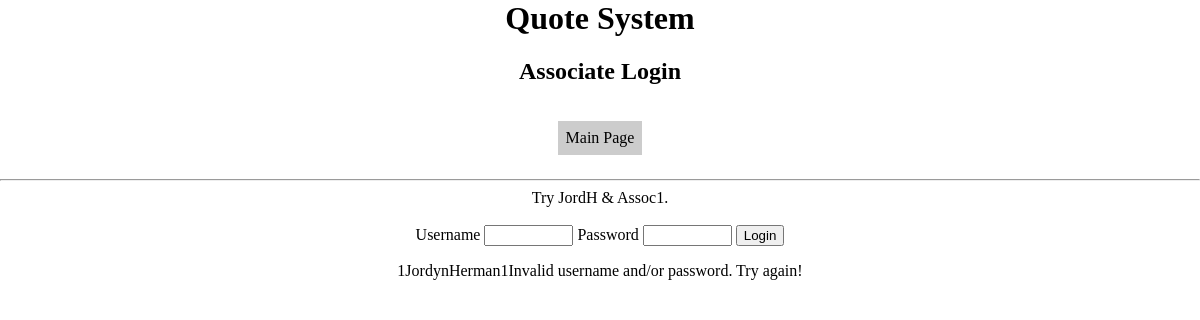
Screenshot of /login_associate.php?usrname=JordH with the database file from the repository.
### tables this page shows
CREATE TABLE Associates (

 Id INT NOT NULL AUTO_INCREMENT,

 FirstName VARCHAR(100),

 LastName VARCHAR(100),

 UserName VARCHAR(50),

 Password CHAR(8),

 Role CHAR(20),

 StreetAddress VARCHAR(100),

 City VARCHAR(100),

 State CHAR(2),

 Zip INT,

 Email VARCHAR(150),

 AccumulatedCommission DECIMAL(8,2),

 PRIMARY KEY (Id)

);

### login_associate.php (the view, shortened to what this page needs)
<html>
    <head>
        <link rel="stylesheet" type="text/css" href="style.css">
    </head>
<body>
    <h1>Quote System</h1>
    <h2>Associate Login</h2>
    <nav>
        <ul>
            <li><a href="main.php">Main Page</a></li>
        </ul>
    </nav>
    <hr>
    <?php
    include 'local_cred.php';
    try {
        $pdo_local = new PDO($local_dbname, $lc_user, $lc_pass);
        echo "
        Try JordH & Assoc1.
        ";
        echo "<br><br>
        <form action=\"login_associate.php\" method = GET>
        <label for='usrname'>Username</label>
        <input type='text' size='8' id='usrname' name='usrname' required/>
        <label for='psw'>Password</label>
        <input type='password' size='8' id='psw' name='psw' required />
        <input type='submit' value='Login'>
        </form>";
        if($_GET != NULL){
            $username_in = $_GET["usrname"];
            $res = $pdo_local->query("SELECT Id, FirstName, LastName, Password
              FROM Associates WHERE UserName = '$username_in'");
            while($fet = $res->fetch(PDO::FETCH_ASSOC)){
                $assoc_id = $fet["Id"];
                $assoc_first = $fet["FirstName"];
                $assoc_last = $fet["LastName"];
                $pass = $fet["Password"];
                echo $assoc_id;
                echo $assoc_first;
                echo $assoc_last;
                echo $assoc_id;
            }
            if ($_GET["psw"] == $pass) {
                $_SESSION["assoc_id"] = $assoc_id;
                $_SESSION["assoc_first"] = $assoc_first;
                $_SESSION["assoc_last"] = $assoc_last;
                header('location: quote_tracking.php');
            }
            else echo "Invalid username and/or password. Try again!";
        }
    }
    catch(PDOexception $e) {
        echo "Connection to database failed: " . $e->getMessage();
    }
    ?>
</body>
</html>

### style.css (style rules this page uses)
body { margin: 0 auto; width: 100%; text-align: center; }
nav { margin: 0 auto; width: 100%; text-align: center; display: inline-block; }
nav ul { list-style-type: none; padding: 0; }
nav li { display: inline-block; padding: 0; }
nav a { display: block; padding: 0.5em; text-decoration: none; color: #000; background-color: #ccc; }

### rows the page displays
associates: Id "1", FirstName "Jordyn", LastName "Herman"
